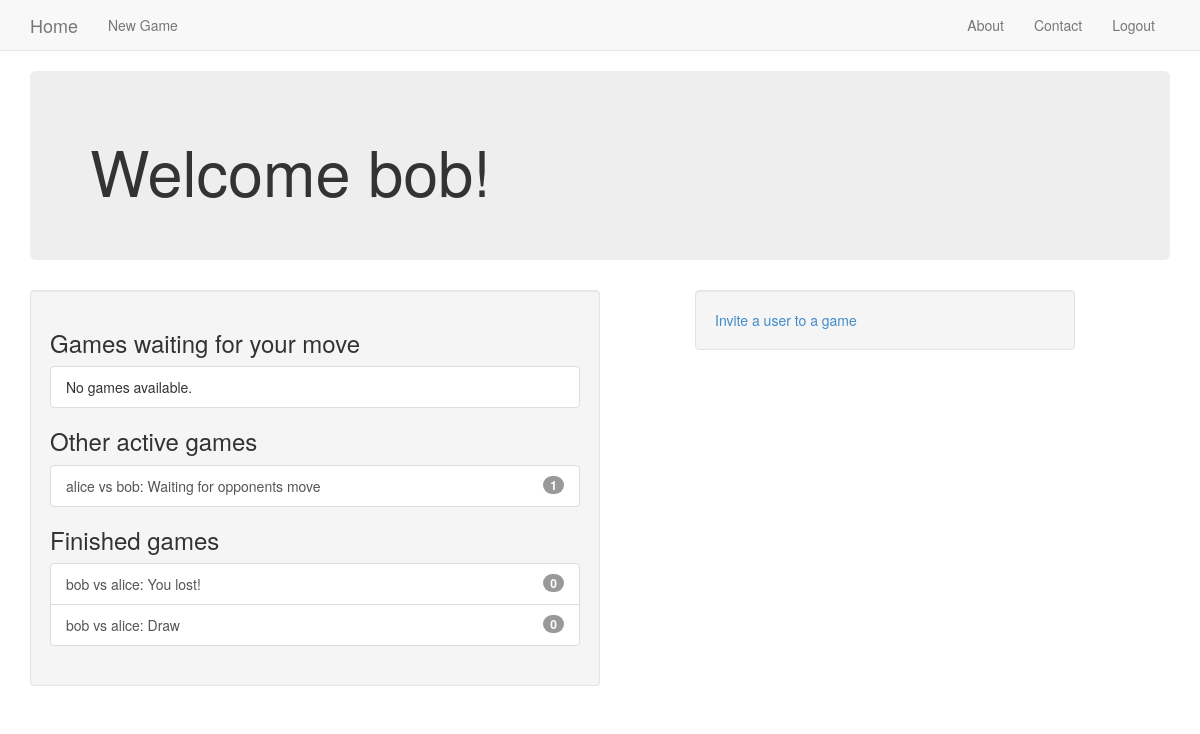
The app's page /user/home (signed in), older data.
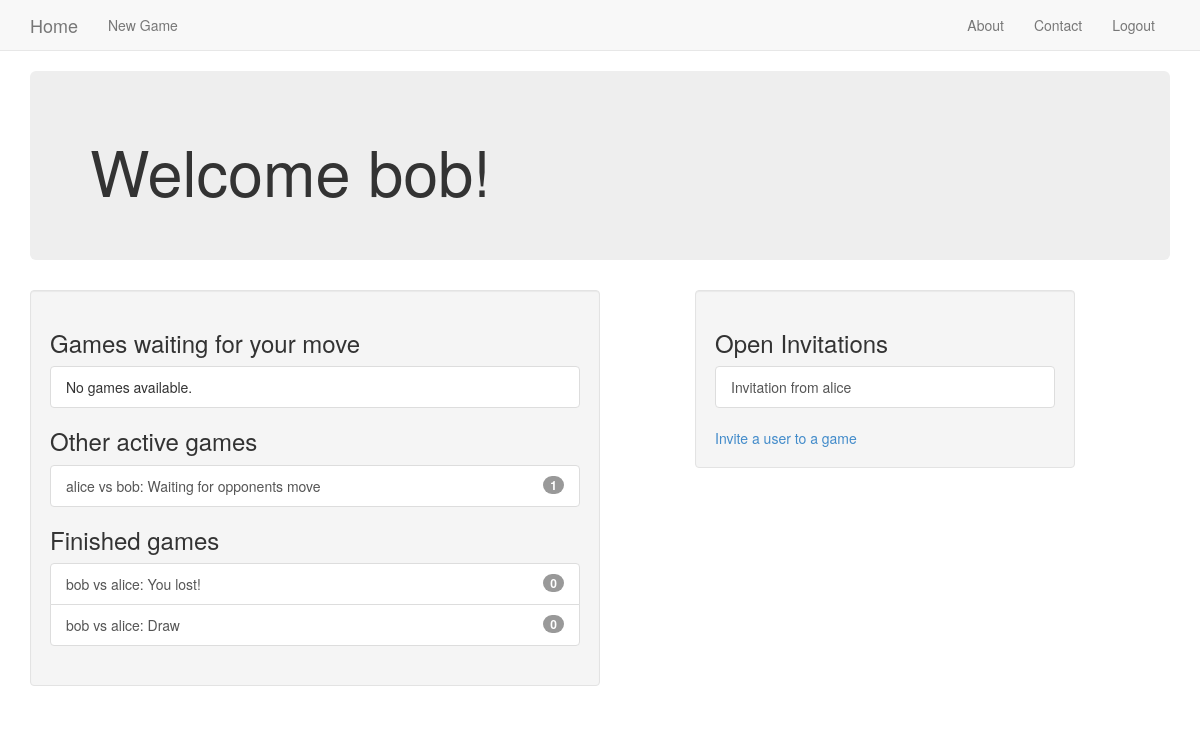
The same page, newer data.
### tictactoe/models.py (models this page shows, shortened)
class Game(models.Model):
    first_player = models.ForeignKey(User, related_name='games_first_player')
    second_player = models.ForeignKey(User, related_name='games_second_player')
    next_to_move = models.ForeignKey(User, related_name='games_to_move')
    start_time = models.DateTimeField(auto_now_add=True)
    last_active = models.DateTimeField(auto_now=True)
    status = models.CharField(max_length=1, default='A', choices=STATUS_CHOICES)
    objects = GamesManager()  # sets a new manager for this class.
    def __str__(self):
        return '{} vs {}'.format(self.first_player, self.second_player)

class Invitation(models.Model):
    from_user = models.ForeignKey(User, related_name='invitations_sent')
    to_user = models.ForeignKey(User, related_name='invitations_received', verbose_name='User to invite',
                                help_text='Select the user with who you want to play')
    message = models.CharField('Optional Message', max_length=200, blank=True,
                               help_text='Add a friendly message if you want')
    timestamp = models.DateTimeField(auto_now_add=True)

### user/views.py (the view)
@login_required()
def home(request):
    my_games = Game.objects.games_for_user(request.user)
    active_games = my_games.filter(status='A')
    finished_games = my_games.exclude(status='A')
    waiting_games = active_games.filter(next_to_move=request.user)
    other_games = active_games.exclude(next_to_move=request.user)
    invitations = request.user.invitations_received.all()
    context = {'other_games': other_games,
               'waiting_games': waiting_games,
               'finished_games': finished_games,
               'invitations': invitations}
    return render(request, 'user/home.html', context)

### tictactoe/models.py (called while the page is built)
    def games_for_user(self, user):
        return super(GamesManager, self).get_queryset().filter(
            Q(first_player_id=user.id) | Q(second_player_id=user.id)
        )  # this query returns all games where the user is either 1stP or 2ndP

### user/templates/user/home.html (shortened to what this page needs)
{% extends 'base.html' %}
{% block content %}
    <div class="jumbotron">
        <h1>Welcome {{ user.username }}!</h1>
    </div>
    <div class="well col-md-6">
        {% include 'tictactoe/game_list_snippet.html' with header='Games waiting for your move' games_list=waiting_games %}
        {% include 'tictactoe/game_list_snippet.html' with header='Other active games' games_list=other_games %}
        {% include 'tictactoe/game_list_snippet.html' with header='Finished games' games_list=finished_games %}
    </div>
    <div class="well col-sm-4 col-sm-push-1">
        {% if invitations %}
            <h3 class="panel-header">Open Invitations</h3>
            <div class="list-group">
                {% for invi in invitations %}
                    <a class="list-group-item" href="#">
                        Invitation from {{ invi.from_user.username }}
                    </a>
                {% endfor %}
            </div>
        {% endif %}
        <a href="{% url 'tictactoe:invite' %}">Invite a user to a game</a>
    </div>
{% endblock %}

### tictactoe/templates/tictactoe/game_list_snippet.html
<h3 class="panel-header">{{ header }}</h3>
<div class="list-group" >
    {% for game in games_list %}
        <a class="list-group-item" href="#">
            {{ game }}:
            {% if game.status == "A" %}
                {% if game.next_to_move == user %}Your turn{% else %}Waiting for opponents move{% endif %}
            {% elif game.status == "D" %}
                Draw
            {% elif game.status == "F" and user == game.first_player %}
                You won!
            {% elif game.status == "S" and user == game.second_player %}
                You won!
            {% else %}
                You lost!
            {% endif %}
            <span class="badge">{{ game.move_set.count }}</span></a>
    {% empty %}
        <span class="list-group-item">No games available.</span>
    {% endfor %}
</div>

Row changes from the older to the newer data that the page shows:
added Invitation: from_user.username "alice"
Text that changed along with them:
text now shown: "Open Invitations"
